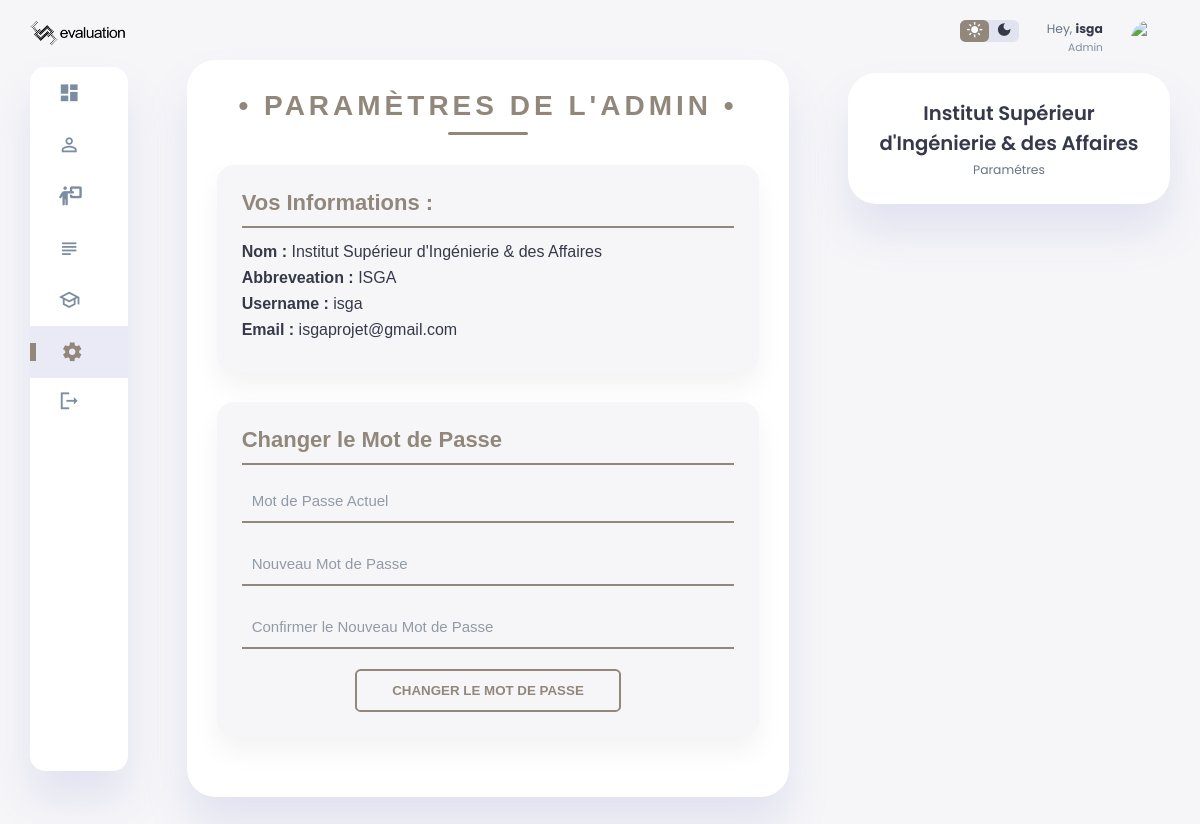
The app's page /settings (signed in) with its own data.
### models/models.py (models this page shows)
class Schools(db.Model):
    id=db.Column(db.Integer,primary_key=True)
    name=db.Column(db.String(1000),unique=True)
    abbr=db.Column(db.String(1000))
    profs=db.relationship('Profs',secondary=school_prof,back_populates='schools',passive_deletes=True)
    classes=db.relationship('Classes',back_populates='schools')
    subjects=db.relationship('Subjects',back_populates='schools')
    user_id=db.Column(db.Integer,db.ForeignKey('users.id'),unique=True,nullable=False)
    user=db.relationship('Users',back_populates='schools',passive_deletes=True)

class Users(db.Model):
    id=db.Column(db.Integer,primary_key=True)
    username=db.Column(db.String(1000),unique=True)
    email=db.Column(db.String(1000),unique=True)
    password=db.Column(db.String(1000))
    role=db.Column(db.String(1000))
    schools=db.relationship('Schools',back_populates='user',uselist=False,passive_deletes=True)
    students=db.relationship('Students',back_populates='user',uselist=False,passive_deletes=True)

### routes/auth.py (the view)
@auth_bp.route('/settings',methods=['POST','GET'])
def settings():
    if 'school_username' and 'school_name' in session:
        school=Schools.query.join(Schools.user).filter(Users.username==session['school_username']).first()
        if request.method=="POST":
            old_pwd=request.form.get("old_password").strip()
            new_pwd=request.form.get("new_password").strip()
            confirm_pwd=request.form.get("confirm_password").strip()
            if old_pwd!=school.user.password:
                flash('Old Password Incorrect','failed')
                return redirect(url_for('auth.settings'))
            if new_pwd!=confirm_pwd:
                flash("The new password and confirmation password do not match. Please try again.","failed")
                return redirect(url_for('auth.settings'))
            school.user.password=new_pwd
            db.session.commit()
            flash("Your password has been changed successfully.","success")
            return redirect(url_for('dashboard.dashboard'))
        else:
            return render_template ('settings.html',school=school)
    else:
        return redirect(url_for("home.home"))

### templates/settings.html (shortened to what this page needs)
<!DOCTYPE html>
<html lang="en">
<head>
    <link rel="stylesheet" href="{{url_for('static', filename='css/dashboard.css')}}">
    <link rel="stylesheet" href="{{url_for('static',filename='admin_settings.css')}}">
</head>
<body>
        {% include 'notifications.html' %}
    <div class="container">
        <aside>
            <div class="toggle">
                <img src="{{url_for('static',filename='images/logo.png')}}">
            </div>
            <div class="sidebar">
                <a href="{{url_for('dashboard.dashboard')}}" >
                    <span class="material-icons-sharp">dashboard</span>
                </a>
                <a href="{{url_for('students.students')}}">
                    <span class="material-icons-sharp">person_outline</span>
                </a>
                <a href="{{url_for('profs.profs')}}" >
                    <i class="fa-sharp-duotone fa-solid fa-person-chalkboard" style="font-size: 19px;"></i>
                </a>
                <a href="{{url_for('subjects.subjects')}}">
                    <span class="material-symbols-outlined">subject</span>
                </a>
                <a href="{{url_for('classes.classes')}}">
                    <span class="material-symbols-outlined">school</span>
                </a>
                <a href="{{url_for('auth.settings')}}" class="active">
                    <span class="material-icons-sharp" >settings</span>
                </a>
                <a href="{{url_for('auth.logout')}}">
                    <span class="material-icons-sharp">logout</span>
                </a>
            </div>
        </aside>
        <main>
            <div id="settings-container">
                <h1 class="title">&bull; Paramètres de l'Admin &bull;</h1>
                <div class="settings-underline"></div>
                <div class="admin-info">
                    <h2 class="big-title">Vos Informations :</h2>
                    <p class="champ"><strong>Nom  :</strong> <span id="admin-name">{{school.name}}</span></p>
                    <p class="champ"><strong>Abbreveation :</strong> <span id="admin-prenom">{{school.abbr}}</span></p>
                    <p class="champ"><strong>Username :</strong> <span id="admin-username">{{school.user.username}}</span></p>
                    <p class="champ"><strong>Email :</strong> <span id="admin-email">{{school.user.email}}</span></p>
                </div>
                <div class="password-change">
                    <h2 class="big-title">Changer le Mot de Passe</h2>
                    <form action="{{url_for('auth.settings')}}" method="post">
                        <div class="form-field">
                            <input type="password" name="old_password" placeholder="Mot de Passe Actuel" required>
                        </div>
                        <div class="form-field">
                            <input type="password" name="new_password" placeholder="Nouveau Mot de Passe" required>
                        </div>
                        <div class="form-field">
                            <input type="password" name="confirm_password" placeholder="Confirmer le Nouveau Mot de Passe" required>
                        </div>
                        <div class="form-submit">
                            <input type="submit" value="Changer le Mot de Passe">
                        </div>
                    </form>
                </div>
            </div>
        </main>
        <div class="right-section">
            <div class="nav">
                <div class="dark-mode">
                    <span class="material-icons-sharp active">light_mode</span>
                    <span class="material-icons-sharp">dark_mode</span>
                </div>
                  <div class="profile">
                    <div class="info">
                        <p>Hey, <b>{{session['school_username']}}</b></p>
                        <small class="text-muted">Admin</small>
                    </div>
                    <div class="profile-photo">
                        <img src="https://media.geeksforgeeks.org/wp-content/uploads/20221210180014/profile-removebg-preview.png">
                    </div>
                </div>
            </div>
           <div class="user-profile">
                <div class="logo">
                    <h2>{{session['school_name']}}</h2>
                    <p>Paramétres</p>
                </div>
            </div>
        </div>
    </div>
</body>
</html>

### static/css/dashboard.css (style rules this page uses)
:root { --color-primary: rgb(145, 135, 123); --color-danger: #948456; --color-success: #948456; --color-warning: ; --color-white: #fff; --color-info-dark: #7d8da1; --color-dark: #363949; --color-light: rgba(132, 139, 200, 0.18); --color-dark-variant: #677483; --color-background: #f6f6f9; --card-border-radius: 2rem; --border-radius-1: 0.4rem; --border-radius-2: 1.2rem; --card-padding: 1.8rem; --padding-1: 1.2rem; --box-shadow: 0 2rem 3rem var(--color-light); }
* { margin: 0; padding: 0; outline: 0; appearance: 0; border: 0; text-decoration: none; box-sizing: border-box; }
html { font-size: 14px; }
body { width: 100vw; height: 100vh; font-family: 'Poppins', sans-serif; font-size: 0.88rem; user-select: none; overflow-x: hidden; color: var(--color-dark); background-color: var(--color-background); }
a { color: var(--color-dark); }
img { display: block; width: 100%; object-fit: cover; }
h1 { font-weight: 800; font-size: 1.8rem; }
h2 { font-weight: 600; font-size: 1.4rem; }
small { font-size: 0.76rem; }
p { color: var(--color-dark-variant); }
b { color: var(--color-dark); }
.text-muted { color: var(--color-info-dark); }
.container { display: grid; width: 96%; margin: 0 auto; gap: 1.8rem; grid-template-columns: 12rem auto 23rem; }
aside { height: 100vh; }
aside .toggle { display: flex; align-items: center; justify-content: space-between; margin-top: 1.4rem; }
aside .sidebar { display: flex; flex-direction: column; background-color: var(--color-white); box-shadow: var(--box-shadow); border-radius: 15px; height: 88vh; position: relative; top: 1.5rem; transition: all 0.3s ease; }
aside .sidebar a { display: flex; align-items: center; color: var(--color-info-dark); height: 3.7rem; gap: 1rem; position: relative; margin-left: 2rem; transition: all 0.3s ease; }
aside .sidebar a span { font-size: 1.6rem; transition: all 0.3s ease; }
aside .sidebar a:last-child { position: absolute; bottom: 2rem; width: 100%; }
aside .sidebar a.active { width: 100%; color: var(--color-primary); background-color: var(--color-light); margin-left: 0; }
aside .sidebar a.active::before { content: ''; width: 6px; height: 18px; background-color: var(--color-primary); }
aside .sidebar a.active span { color: var(--color-primary); margin-left: calc(1rem - 3px); }
main { margin-top: 1.4rem; }
.right-section { margin-top: 1.4rem; }
.right-section .nav { display: flex; justify-content: end; gap: 2rem; }
.right-section .dark-mode { background-color: var(--color-light); display: flex; justify-content: space-between; align-items: center; height: 1.6rem; width: 4.2rem; cursor: pointer; border-radius: var(--border-radius-1); }
.right-section .dark-mode span { font-size: 1.2rem; width: 50%; height: 100%; display: flex; align-items: center; justify-content: center; }
.right-section .dark-mode span.active { background-color: var(--color-primary); color: white; border-radius: var(--border-radius-1); }
.right-section .nav .profile { display: flex; gap: 2rem; text-align: right; }
.right-section .nav .profile .profile-photo { width: 2.8rem; height: 2.8rem; border-radius: 50%; overflow: hidden; }
.right-section .user-profile { display: flex; justify-content: center; text-align: center; margin-top: 1rem; background-color: var(--color-white); padding: var(--card-padding); border-radius: var(--card-border-radius); box-shadow: var(--box-shadow); cursor: pointer; transition: all 0.3s ease; }
.right-section .user-profile h2 { margin-bottom: 0.2rem; }
@media screen and (max-width: 1400px) { .container { width: 95%; grid-template-columns: 7rem auto 23rem; } }
@media screen and (max-width: 1400px) { aside .sidebar a { width: 5.6rem; } }
@media screen and (max-width: 1400px) { aside .sidebar a:last-child { position: relative; margin-top: 1.8rem; } }

### records on screen
Schools: name "Institut Supérieur d'Ingénierie & des Affaires", abbr "ISGA", school_name "Institut Supérieur d'Ingénierie & des Affaires"
Users: user.username "isga", user.email "isgaprojet@gmail.com"

### other values on screen
{{ session['school_username'] }} "isga"
